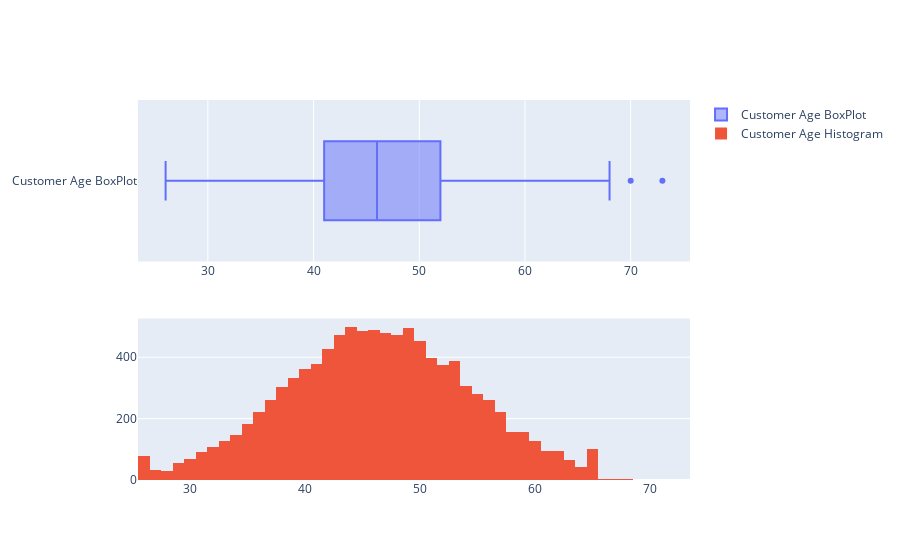

Notebook code cell kept with this figure:
### Markdown cell above
### Distribution of customer age

### Code cell
fig = make_subplots(rows=2, cols=1)


tr1 = go.Box(x=churn['Customer_Age'],name='Customer Age BoxPlot')
tr2 = go.Histogram(x=churn['Customer_Age'],name='Customer Age Histogram')

fig.add_trace(tr1,row=1,col=1)
fig.add_trace(tr2,row=2,col=1)

fig.show()

### Figure 1 — Plotly figure (JSON) as saved in the notebook; plotly's stock layout.template omitted (floating-point values rounded to 4 significant figures; data arrays with more than 128 entries replaced by an {"elided": "..."} marker saying what was removed)
{"data": [{"name": "Customer Age BoxPlot", "type": "box", "x": {"elided": "10127 int values"}, "xaxis": "x", "yaxis": "y"}, {"name": "Customer Age Histogram", "type": "histogram", "x": {"elided": "10127 int values"}, "xaxis": "x2", "yaxis": "y2"}], "layout": {"xaxis": {"anchor": "y", "domain": [0, 1]}, "xaxis2": {"anchor": "y2", "domain": [0, 1]}, "yaxis": {"anchor": "x", "domain": [0.575, 1]}, "yaxis2": {"anchor": "x2", "domain": [0, 0.425]}}}
